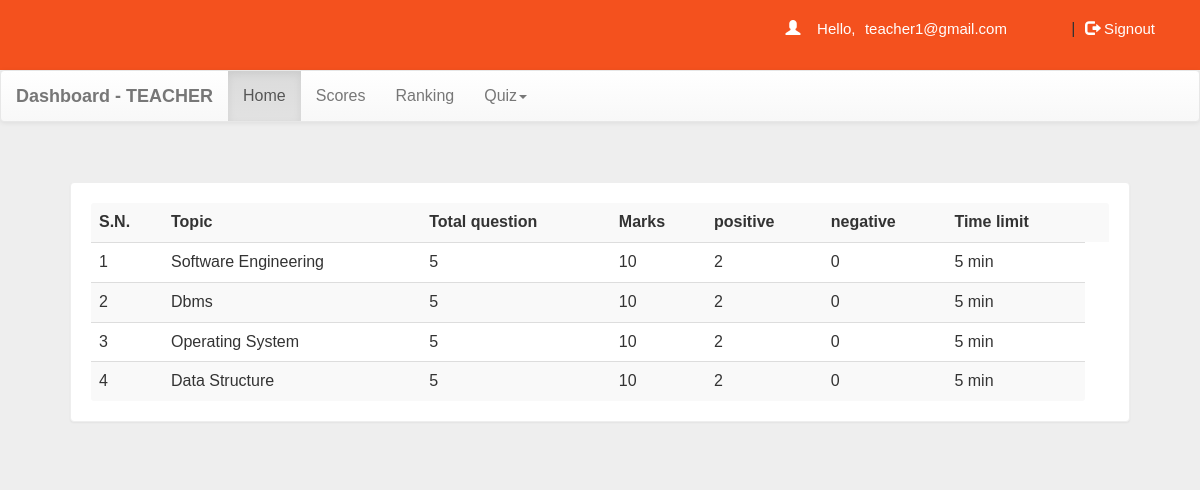
Page /dash.php?q=0 (signed in) on the committed database.
### tables this page shows
CREATE TABLE `quiz` (
  `eid` text NOT NULL,
  `title` varchar(100) NOT NULL,
  `right` int(11) NOT NULL,
  `wrong` int(11) NOT NULL,
  `total` int(11) NOT NULL,
  `time` bigint(20) NOT NULL,
  `intro` text NOT NULL,
  `tag` varchar(100) NOT NULL,
  `date` timestamp NOT NULL DEFAULT current_timestamp() ON UPDATE current_timestamp(),
  `email` varchar(50) DEFAULT NULL
);

### dash.php (the view, shortened to what this page needs)
<!DOCTYPE html PUBLIC "-//W3C//DTD XHTML 1.0 Transitional//EN" "http://www.w3.org/TR/xhtml1/DTD/xhtml1-transitional.dtd">
<html xmlns="http://www.w3.org/1999/xhtml">
<head>
<link  rel="stylesheet" href="css/bootstrap.min.css"/>
 <link  rel="stylesheet" href="css/bootstrap-theme.min.css"/>
 <link rel="stylesheet" href="css/main.css">
 <link  rel="stylesheet" href="css/font.css">
</head>
<body  style="background:#eee;">
<div class="header">
<div class="row">
<?php
 include_once 'dbConnection.php';
$email=$_SESSION['email'];
  if(!(isset($_SESSION['email']))){
header("location:index.php");
}
else
{
echo '<span class="pull-right top title1" ><span class="log1"><span class="glyphicon glyphicon-user" aria-hidden="true"></span>&nbsp;&nbsp;&nbsp;&nbsp;Hello,</span> <a href="dash.php" class="log log1">'.$email.'</a>&nbsp;|&nbsp;<a href="logout.php?q=dash.php" class="log"><span class="glyphicon glyphicon-log-out" aria-hidden="true"></span>&nbsp;Signout</button></a></span>';
}?>
</div></div>
<nav class="navbar navbar-default title1">
  <div class="container-fluid">
    <div class="navbar-header">
      <a class="navbar-brand" href="dash.php?q=0"><b>Dashboard - TEACHER</b></a>
    </div>
    <div class="collapse navbar-collapse" id="bs-example-navbar-collapse-1">
      <ul class="nav navbar-nav">
        <li <?php if(@$_GET['q']==0) echo'class="active"'; ?>><a href="dash.php?q=0">Home<span class="sr-only">(current)</span></a></li>
        <li <?php if(@$_GET['q']==1) echo'class="active"'; ?>><a href="dash.php?q=1">Scores</a></li>
		<li <?php if(@$_GET['q']==2) echo'class="active"'; ?>><a href="dash.php?q=2">Ranking</a></li>
        <li class="dropdown <?php if(@$_GET['q']==4 || @$_GET['q']==5) echo'active'; ?>">
          <a href="#" class="dropdown-toggle" data-toggle="dropdown" role="button" aria-haspopup="true" aria-expanded="false">Quiz<span class="caret"></span></a>
        </li>
      </ul>
          </div>
  </div>
</nav>
<div class="container">
<div class="row">
<div class="col-md-12">
<?php if(@$_GET['q']==0) {
$result = mysqli_query($con,"SELECT * FROM quiz where email='$email' ORDER BY date DESC") or die('Error');
echo  '<div class="panel"><table class="table table-striped title1">
<tr><td><b>S.N.</b></td><td><b>Topic</b></td><td><b>Total question</b></td><td><b>Marks</b></td><td><b>positive</b></td><td><b>negative</b></td><td><b>Time limit</b></td><td></td></tr>';
$c=1;
while($row = mysqli_fetch_array($result)) {
	$title = $row['title'];
	$total = $row['total'];
	$right = $row['right'];
  $wrong = $row['wrong'];
    $time = $row['time'];
	$eid = $row['eid'];
$q12=mysqli_query($con,"SELECT score FROM history WHERE eid='$eid' AND email='$email'" )or die('Error98');
$rowcount=mysqli_num_rows($q12);
if($rowcount == 0){
	echo '<tr><td>'.$c++.'</td><td>'.$title.'</td><td>'.$total.'</td><td>'.$right*$total.'</td><td>'.$right.'</td><td>'.$wrong.'</td><td>'.$time.'&nbsp;min</td>
	</tr>';
}
else
{
echo '<tr style="color:#99cc32"><td>'.$c++.'</td><td>'.$title.'&nbsp;<span title="This quiz is already solve by you" class="glyphicon glyphicon-ok" aria-hidden="true"></span></td><td>'.$total.'</td><td>'.$right*$total.'</td><td>'.$time.'&nbsp;min</td>
	</tr>';
}
}
echo '</table></div>';
}
?>
</div>
</div></div>
</body>
</html>

### css/main.css (style rules this page uses)
body { overflow-x:hidden; width:100%; font-size: 12px !important; font-family: Montserrat, sans-serif; background:#eee; min-height:550px; background-attachment:fixed; }
.panel { border-color:#eee; margin:40px; padding:20px; font: 15px "Century Gothic", "Times Roman", sans-serif; }
.header { background:#f4511e; height:70px; }
.title1 { font: 16px "Century Gothic", "Times Roman", sans-serif; }
.top { margin-top:20px; }
.log1 { font: 15px 'Montserrat', sans-serif; color:#fff; margin-left:10px; }
.log { margin:10px; margin-right:60px; margin-left:5px; color:#fff; text-decoration:none; font-size:20px; font-size:15px; }

### rows in the picture
quiz: title "Software Engineering", total "5", $right*$total "10", right "2", wrong "0", time "5"
quiz: title "Dbms", total "5", $right*$total "10", right "2", wrong "0", time "5"
quiz: title "Operating System", total "5", $right*$total "10", right "2", wrong "0", time "5"
quiz: title "Data Structure", total "5", $right*$total "10", right "2", wrong "0", time "5"

### other values in the picture
$email "teacher1@gmail.com"
